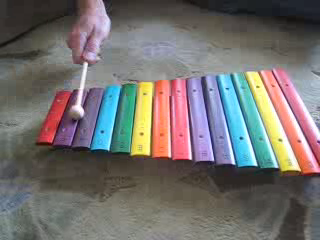
#> input picture frame 6 of xylophone1.avi, 320 x 240 px
$ python motion_compensated_interframe_prediction.py
#> lines starting #> are read from the running program, lines starting #| are printed output that depends on the picture
import cv2
import numpy as np

# Set the block size for motion compensation
block_size = 16

# Open the input video
video = cv2.VideoCapture('xylophone1.avi')

# Get the video properties
frame_width = int(video.get(cv2.CAP_PROP_FRAME_WIDTH))
frame_height = int(video.get(cv2.CAP_PROP_FRAME_HEIGHT))
fps = int(video.get(cv2.CAP_PROP_FPS))

# Create a VideoWriter object for the output video
fourcc = cv2.VideoWriter_fourcc(*'DIVX')
out = cv2.VideoWriter('video.avi', fourcc, fps, (frame_width, frame_height))

# Loop over the frames
prev_frame = None
while True:
    ret, frame = video.read()
#> frame is the input picture: shape (240, 320, 3); mean B, G, R 110.5, 112.2, 115.7

    # Check if the frame is read correctly
    if not ret:
        break

    cv2.imshow('frame1', frame)
    # Convert the frame to grayscale
    gray_frame = cv2.cvtColor(frame, cv2.COLOR_BGR2GRAY)
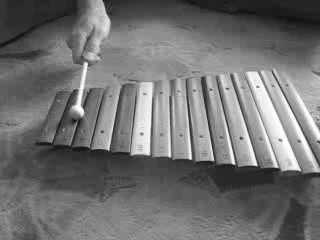
#> gray_frame: shape (240, 320); min 12, max 255, mean 113

    # If this is the first frame, write it to the output video and continue
    if prev_frame is None:
        out.write(frame)
        prev_frame = gray_frame
        continue

    # Perform motion-compensated interframe prediction
    prediction = np.zeros_like(gray_frame)
    for j in range(0, gray_frame.shape[0], block_size):
        for i in range(0, gray_frame.shape[1], block_size):
            x = i // block_size
            y = j // block_size

            # Calculate the motion vector for the current block
            min_error = float('inf')
            best_dx = 0
            best_dy = 0
            for dy in range(-8, 9):
                for dx in range(-8, 9):
                    if j+dy < 0 or j+dy+block_size > gray_frame.shape[0] or i+dx < 0 or i+dx+block_size > gray_frame.shape[1]:
                        continue
                    error = np.sum(np.abs(prev_frame[j:j+block_size, i:i+block_size] - gray_frame[j+dy:j+dy+block_size, i+dx:i+dx+block_size]))
                    if error < min_error:
                        min_error = error
                        best_dx = dx
                        best_dy = dy

            # Apply the motion vector to the current block
            prediction[j:j+block_size, i:i+block_size] = gray_frame[j+best_dy:j+best_dy+block_size, i+best_dx:i+best_dx+block_size]

    # Encode the prediction error and write it to the output video
    error = gray_frame - prediction

    cv2.imshow('frame2', error)
    out.write(cv2.cvtColor(error, cv2.COLOR_GRAY2BGR))

    # Set the current frame as the previous frame for the next iteration
    prev_frame = gray_frame
    if cv2.waitKey(1) & 0xFF == ord('q'):
        break

# Release the video objects and close the output video
video.release()
out.release()
cv2.destroyAllWindows()

$ run again, starting later in the video
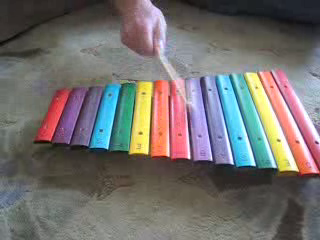
#> input picture frame 31 of xylophone1.avi, 320 x 240 px
#> frame is the input picture: shape (240, 320, 3); mean B, G, R 109.4, 111.3, 115
#> `gray_frame = cv2.cvtColor(frame, cv2.COLOR_BGR2GRAY)`:
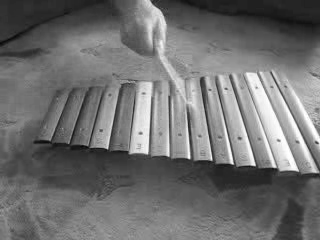
#> gray_frame: shape (240, 320); min 5, max 255, mean 112.1

$ run again, starting later in the video
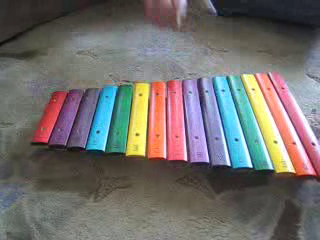
#> input picture frame 55 of xylophone1.avi, 320 x 240 px
#> frame is the input picture: shape (240, 320, 3); mean B, G, R 108.2, 110.2, 113.6
#> `gray_frame = cv2.cvtColor(frame, cv2.COLOR_BGR2GRAY)`:
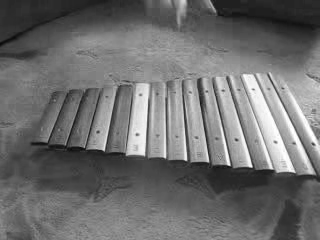
#> gray_frame: shape (240, 320); min 9, max 255, mean 110.9
